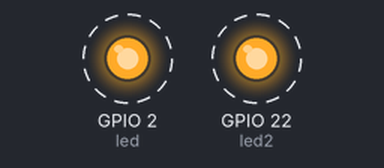
Recording of a sketch running on a simulated ESP32. Parts: output pins drawn as LEDs (lit = HIGH). Dashed ring = blinking.

Above: at 0.16 s.
Timing chart, 0 to 3.0 s (numbered marks = the images above):
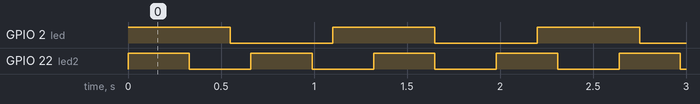

The sketch:

eje_1_SO.ino
```cpp
#if CONFIG_FREERTOS_UNICORE
static const BaseType_t app_cpu = 0;
#else
static const BaseType_t app_cpu = 1;
#endif

#define led 2
#define led2 22

#define t_1 550
#define t_2 330


void toggle_led01(void *parameter){
  while(1){
    digitalWrite(led,1);
    vTaskDelay(t_1/portTICK_PERIOD_MS);
    digitalWrite(led,0);
    vTaskDelay(t_1/portTICK_PERIOD_MS);
  }
}

void toggle_led02(void *parameter){
  while(1){
    digitalWrite(led2,1);
    vTaskDelay(t_2/portTICK_PERIOD_MS);
    digitalWrite(led2,0);
    vTaskDelay(t_2/portTICK_PERIOD_MS);
  }
}

void setup() {
  // put your setup code here, to run once:
  pinMode(led,OUTPUT);
  pinMode(led2,OUTPUT);
  xTaskCreatePinnedToCore(
    toggle_led01, //funcion a llamar
    "toggle_led01", //nombre de tarea
    1024, //tamano de pila (stack size)
    NULL, //parametro entre tareas
    1, //prioridad
    NULL, // identificador o manejador(task handler)
    app_cpu //nucleo
  );
  xTaskCreatePinnedToCore(
    toggle_led02, //funcion a llamar
    "toggle_led02", //nombre de tarea
    1024, //tamano de pila (stack size)
    NULL, //parametro entre tareas
    1, //prioridad
    NULL, // identificador o manejador(task handler)
    app_cpu //nucleo
  );

}

void loop() {
  // put your main code here, to run repeatedly:

}
```

Measured:
- by itself, GPIO 2 (led): alternates HIGH for 0.55 s and LOW for 0.55 s
- by itself, GPIO 22 (led2): alternates HIGH for 0.33 s and LOW for 0.33 s
- by itself, everything shown: repeats every 3.3 s, in 14 steps
